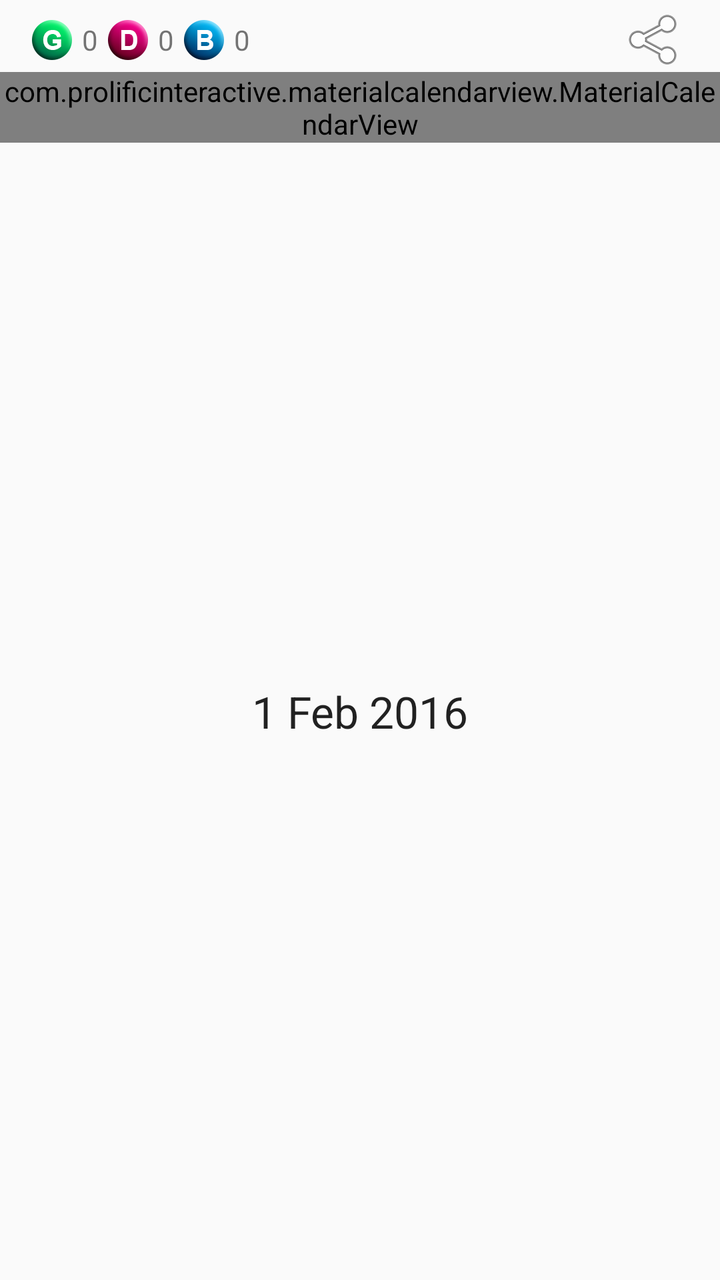
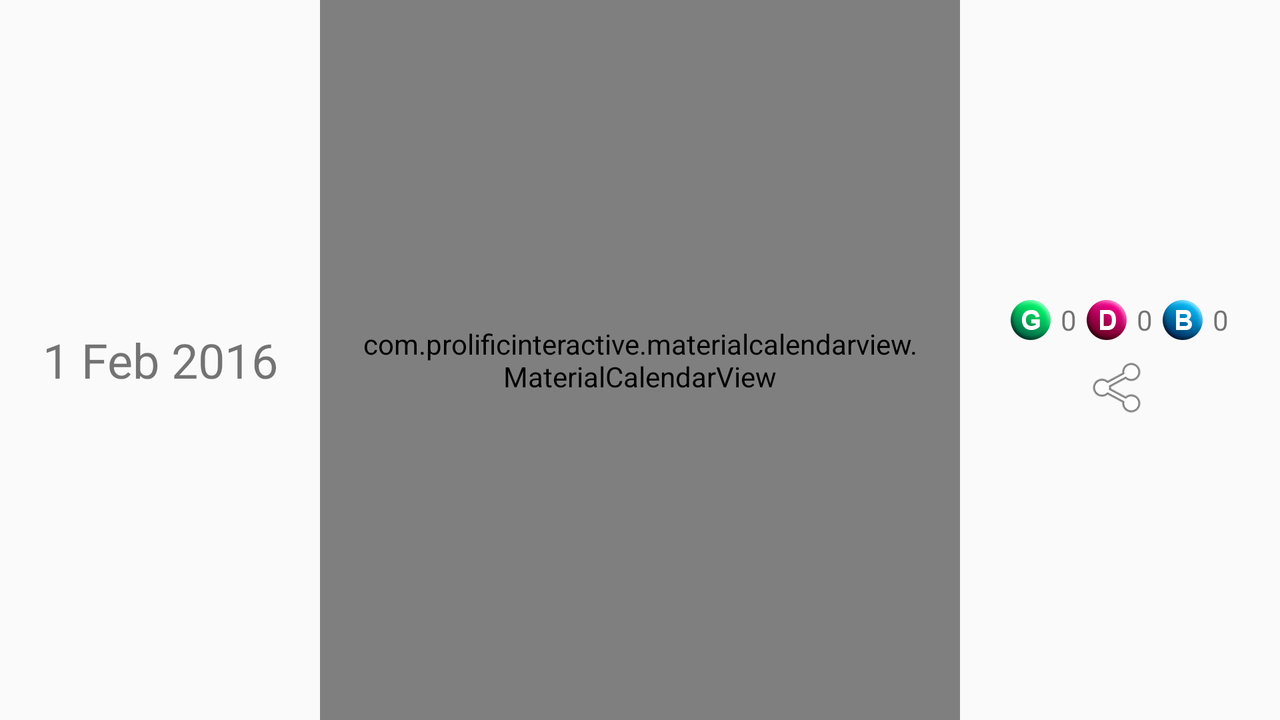

One screen, two layout resources from the same app: the default and the repository's alternative for another configuration. Each is rendered where Android would select it; the XML of both is given below.
<!-- AndroidManifest.xml: application theme AppTheme -->
<!-- res/layout/fragment_material_calendar.xml -->
<LinearLayout xmlns:android="http://schemas.android.com/apk/res/android"
    xmlns:tools="http://schemas.android.com/tools"
    android:layout_width="match_parent"
    android:layout_height="match_parent"
    android:orientation="vertical">

    <LinearLayout
        android:layout_width="match_parent"
        android:layout_height="wrap_content"
        android:orientation="horizontal"
        android:paddingLeft="16dp"
        android:paddingRight="16dp"
        android:paddingTop="4dp">

        <ImageView
            android:layout_width="wrap_content"
            android:layout_height="wrap_content"
            android:id="@+id/imageView14"
            android:layout_weight="0"
            android:src="@drawable/ic_g"
            android:layout_gravity="center_vertical" />

        <TextView
            android:id="@+id/good_count"
            android:layout_width="wrap_content"
            android:layout_height="wrap_content"
            android:layout_marginLeft="5dp"
            android:layout_marginRight="5dp"
            android:layout_weight="0"
            android:text="0"
            android:layout_gravity="center_vertical" />

        <ImageView
            android:layout_width="wrap_content"
            android:layout_height="wrap_content"
            android:id="@+id/imageView15"
            android:src="@drawable/ic_d"
            android:layout_weight="0"
            android:layout_gravity="center_vertical" />

        <TextView
            android:id="@+id/deeds_count"
            android:layout_width="wrap_content"
            android:layout_height="wrap_content"
            android:layout_marginLeft="5dp"
            android:layout_marginRight="5dp"
            android:layout_weight="0"
            android:text="0"
            android:layout_gravity="center_vertical" />

        <ImageView
            android:layout_width="wrap_content"
            android:layout_height="wrap_content"
            android:id="@+id/imageView16"
            android:layout_weight="0"
            android:src="@drawable/ic_b"
            android:layout_gravity="center_vertical" />

        <TextView
            android:id="@+id/better_count"
            android:layout_width="wrap_content"
            android:layout_height="wrap_content"
            android:layout_marginLeft="5dp"
            android:layout_weight="1"
            android:text="0"
            android:layout_gravity="center_vertical" />

        <ImageButton
            android:layout_width="wrap_content"
            android:layout_height="wrap_content"
            android:id="@+id/share_button"
            android:src="@android:drawable/ic_menu_share"
            android:layout_weight="0"
            android:background="@android:color/transparent"
            android:scaleType="fitCenter"
            android:layout_gravity="center_vertical" />
    </LinearLayout>

    <com.prolificinteractive.materialcalendarview.MaterialCalendarView
        xmlns:app="http://schemas.android.com/apk/res-auto"
        android:layout_width="match_parent"
        android:layout_height="wrap_content"
        tools:context="com.techreviewsandhelp.goodthings.MaterialCalendarFragment"
        android:id="@+id/calendarView"
        app:mcv_showOtherDates="all"
        app:mcv_selectionColor="@color/colorAccent"
        app:mcv_dateTextAppearance="?android:attr/textAppearanceMedium"
        app:mcv_headerTextAppearance="?android:attr/textAppearanceMedium">
    </com.prolificinteractive.materialcalendarview.MaterialCalendarView>

    <TextView
        android:layout_width="match_parent"
        android:layout_height="match_parent"
        android:textAppearance="?android:attr/textAppearanceLarge"
        android:text="1 Feb 2016"
        android:id="@+id/todayText"
        android:gravity="center" />
</LinearLayout>
<!-- resources referenced by this layout -->
<resources>
  <color name="colorAccent">#FBC02D</color>
  <!-- drawable ic_b: png bitmap (drawable-hdpi, 1831 bytes) -->
  <!-- drawable ic_d: png bitmap (drawable-hdpi, 1861 bytes) -->
  <!-- drawable ic_g: png bitmap (drawable-hdpi, 1947 bytes) -->
  <style name="AppTheme" parent="Theme.AppCompat.Light.DarkActionBar">
          
          <item name="colorPrimary">@color/colorPrimary</item>
          <item name="colorPrimaryDark">@color/colorPrimaryDark</item>
          <item name="colorAccent">@color/colorAccent</item>
      </style>
  <color name="colorPrimary">#3F51B5</color>
  <color name="colorPrimaryDark">#303F9F</color>
</resources>
<!-- res/layout-land/fragment_material_calendar.xml (the repository's variant of the layout above) -->
<!-- drawn on the phone turned sideways -->
<?xml version="1.0" encoding="utf-8"?>
<LinearLayout xmlns:android="http://schemas.android.com/apk/res/android"
    xmlns:tools="http://schemas.android.com/tools"
    android:orientation="horizontal"
    android:layout_width="match_parent"
    android:layout_height="match_parent">

    <TextView
        android:layout_width="0dp"
        android:layout_height="wrap_content"
        android:text="1 Feb 2016"
        android:id="@+id/todayText"
        android:gravity="center"
        android:layout_weight="1"
        android:layout_gravity="center_vertical"
        android:textSize="24sp" />

    <com.prolificinteractive.materialcalendarview.MaterialCalendarView
        xmlns:app="http://schemas.android.com/apk/res-auto"
        android:layout_width="0dp"
        android:layout_height="match_parent"
        tools:context="com.techreviewsandhelp.goodthings.MaterialCalendarFragment"
        android:id="@+id/calendarView"
        app:mcv_showOtherDates="all"
        app:mcv_selectionColor="@color/colorAccent"
        android:padding="16dp"
        android:layout_gravity="center_horizontal"
        android:layout_weight="2">
    </com.prolificinteractive.materialcalendarview.MaterialCalendarView>

    <LinearLayout
        android:orientation="vertical"
        android:layout_width="0dp"
        android:layout_height="match_parent"
        android:layout_weight="1"
        android:gravity="center">

        <LinearLayout
            android:layout_width="wrap_content"
            android:layout_height="wrap_content"
            android:orientation="horizontal"
            android:layout_gravity="center">

            <ImageView
                android:layout_width="wrap_content"
                android:layout_height="wrap_content"
                android:id="@+id/imageView17"
                android:layout_weight="0"
                android:src="@drawable/ic_g"
                android:layout_gravity="center_vertical" />

            <TextView
                android:id="@+id/good_count"
                android:layout_width="wrap_content"
                android:layout_height="wrap_content"
                android:layout_marginLeft="5dp"
                android:layout_marginRight="5dp"
                android:layout_weight="0"
                android:text="0"
                android:layout_gravity="center_vertical" />

            <ImageView
                android:layout_width="wrap_content"
                android:layout_height="wrap_content"
                android:id="@+id/imageView18"
                android:src="@drawable/ic_d"
                android:layout_weight="0"
                android:layout_gravity="center_vertical" />

            <TextView
                android:id="@+id/deals_count"
                android:layout_width="wrap_content"
                android:layout_height="wrap_content"
                android:layout_marginLeft="5dp"
                android:layout_marginRight="5dp"
                android:layout_weight="0"
                android:text="0"
                android:layout_gravity="center_vertical" />

            <ImageView
                android:layout_width="wrap_content"
                android:layout_height="wrap_content"
                android:id="@+id/imageView19"
                android:layout_weight="0"
                android:src="@drawable/ic_b"
                android:layout_gravity="center_vertical" />

            <TextView
                android:id="@+id/better_count"
                android:layout_width="wrap_content"
                android:layout_height="wrap_content"
                android:layout_marginLeft="5dp"
                android:layout_weight="1"
                android:text="0"
                android:layout_gravity="center_vertical" />

        </LinearLayout>

        <ImageButton
            android:layout_width="wrap_content"
            android:layout_height="wrap_content"
            android:id="@+id/share_button"
            android:src="@android:drawable/ic_menu_share"
            android:layout_weight="0"
            android:background="@android:color/transparent"
            android:scaleType="fitCenter"
            android:layout_gravity="center"
            android:layout_marginTop="8dp" />

    </LinearLayout>

</LinearLayout>
